Frame 1 (no input): blank canvas, image omitted
Frame 60 (the mouse pressed at the canvas centre just before this capture): blank canvas, image omitted
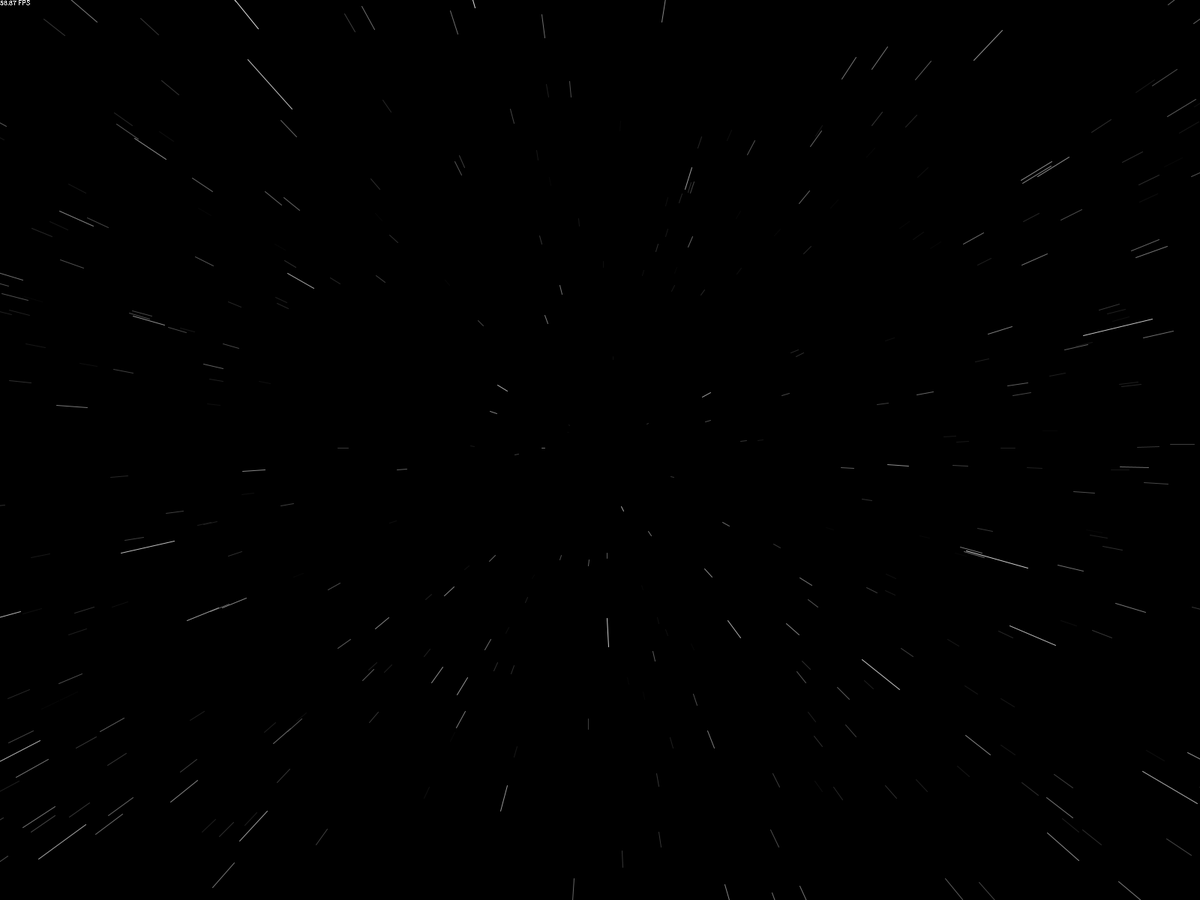
Frame 120 (the mouse held since frame 60 and released just before this capture)

The Processing sketch whose frames 1 and 60 were blank and that drew this single picture after the mouse press (run headless with seeded random() and noise(); from frame 60 on, the mouse is pressed at the canvas centre):

// Processing sketch: StarfieldV2
// ── StarfieldV2.pde
final int    TARGET_FPS = 100;
final int    STAR_NBR   = 800;

//Graphics to display
PGraphics    text;

//Array of stars in the screen
Star[] stars = new Star[STAR_NBR];

//Speed of the stars
float speed;
Stopwatch s = new Stopwatch();

void setup() 
{
    fullScreen();
    frameRate(TARGET_FPS);
    
    //Creating all the stars
    for (int i = 0; i < stars.length; i++) 
    {
        stars[i] = new Star();
    }
}

void draw() 
{
    s.start();
    // Setting up speed depending on mouse position
    speed = map(mouseX + 1, 0, width, 0, 50);
    
    //Reset background
    background(0);
  
    // Displaying FPS
    text = createGraphics(150, 60);
    text.noSmooth();
    text.beginDraw();
    text.fill(255);
    text.textSize(10);
    text.textAlign(LEFT, TOP);
    text.loadPixels();
    text.text(nf(frameRate, 2,2) + " FPS ", 0, 0);
    text.endDraw();
    image(text,0,0);
    
    
    // Drawing each star in the screen
    for (int i = 0; i < stars.length; i++) 
    {
        stars[i].update();
        stars[i].show();
    }
    s.stop();
    println("Drawing frame took " + nf(s.getMillis(), 1,5) + "ms");
}

// ── Star.pde
//Star class representing a star being drawn
class Star 
{
    // X and Y position of the star in the screen
    float x;
    float y;
    // Z position of the star corresponding to its depth in the 3D environment, 
    // used to calculate its position each frame
    float z;
  
    // Saving 'z' value of the previous frame 
    float pz;
  
    Star() 
    {
        //Generating a new star at random coordinates
        x = random(-width/2, width/2);
        y = random(-height/2, height/2);
        z = random(width/2);
        
        pz = z;
    }

  void update() 
  {
      //Update the depth ('z') of the star
      z = z - speed;
      
      // If 'z' is 0 or lower, reset the star to a new position because it left the screen.
      if (z <=0) 
      {
          z = width/2;
          x = random(-width/2, width/2);
          y = random(-height/2, height/2);
          pz = z;
      }
  }

  void show() 
  {
      //calculate star coordinates
      float sx = map(x, 0, z, 0, width/2) + width/2;
      float sy = map(y, 0, z, 0, height/2) + height/2;;
  
      //Calculate tail end coordinates
      float px = map(x, 0, pz, 0, width/2) + width/2;
      float py = map(y, 0, pz, 0, height/2) + height/2;
  
      // Make sure that 'pz' is always equals
      // to the 'z' value of the previous frame.
      pz = z;
  
      //Get the color of the star depending on its 'z' value
      stroke(map(pz, 0, width/2, 255, 0));
      line(px, py, sx, sy);
  }
}

// ── Stopwatch.pde
class Stopwatch {
    private long startTime;
    private long stopTime;

    public void start() 
    { 
        startTime = System.nanoTime();
        stopTime = startTime;
    }

    public void stop() 
    { stopTime = System.nanoTime(); }

    public long getNanos() 
    { return stopTime - startTime; }
  
    public float getMillis()
    { return getNanos()/1000000.000000; }
}
